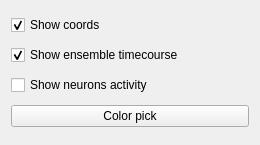
                <widget class="QWidget" name="page_3">
                 <property name="geometry">
                  <rect>
                   <x>0</x>
                   <y>0</y>
                   <width>260</width>
                   <height>145</height>
                  </rect>
                 </property>
                 <attribute name="label">
                  <string>SVD</string>
                 </attribute>
                 <layout class="QVBoxLayout" name="verticalLayout_70">
                  <item>
                   <widget class="QCheckBox" name="enscomp_check_coords_svd">
                    <property name="text">
                     <string>Show coords</string>
                    </property>
                    <property name="checked">
                     <bool>true</bool>
                    </property>
                   </widget>
                  </item>
                  <item>
                   <widget class="QCheckBox" name="enscomp_check_ens_svd">
                    <property name="text">
                     <string>Show ensemble timecourse</string>
                    </property>
                    <property name="checked">
                     <bool>true</bool>
                    </property>
                   </widget>
                  </item>
                  <item>
                   <widget class="QCheckBox" name="enscomp_check_neus_svd">
                    <property name="text">
                     <string>Show neurons activity</string>
                    </property>
                   </widget>
                  </item>
                  <item>
                   <widget class="QPushButton" name="enscomp_btn_color_svd">
                    <property name="text">
                     <string>Color pick</string>
                    </property>
                   </widget>
                  </item>
                 </layout>
                </widget>
